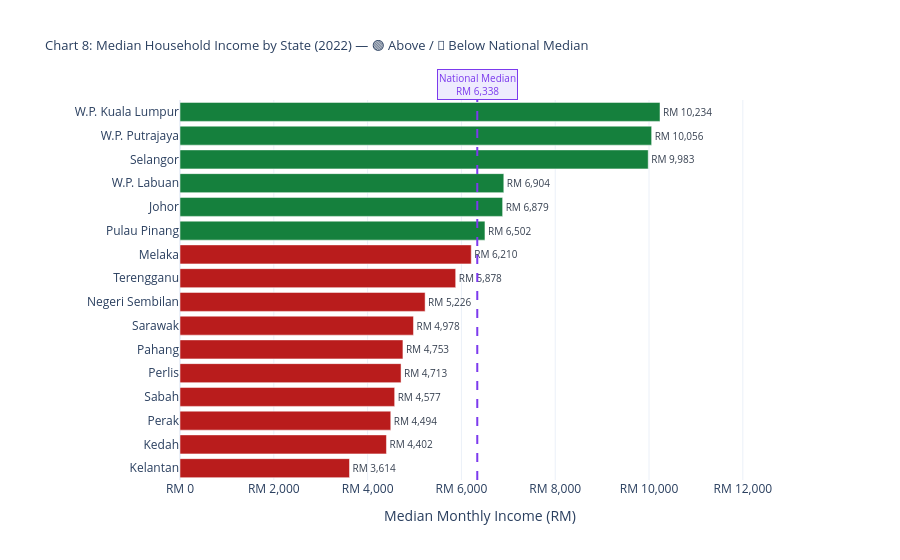

The cell this chart's notebook holds for it:
### Code cell
# ============================================================
# CELL 9 — CHART 8: Median Household Income by State (Ranked)
# Green = above national median | Red = below
# ============================================================

latest_yr    = int(hh_income_state['year'].max())
income_state = hh_income_state[
    hh_income_state['year'] == latest_yr
].dropna(subset=['income_median']).sort_values('income_median', ascending=True).copy()

# National median for the same year
nat_vals   = hh_income[hh_income['year'] == latest_yr]['income_median'].values
nat_median = nat_vals[0] if len(nat_vals) > 0 else income_state['income_median'].median()

print(f'Income by state  |  year: {latest_yr}  |  {len(income_state)} states')
print(f'National median : RM {nat_median:,.0f}')

bar_colors = ['#15803D' if v >= nat_median else '#B91C1C' for v in income_state['income_median']]
labels     = [f'RM {v:,.0f}' for v in income_state['income_median']]

fig = go.Figure(go.Bar(
    x=income_state['income_median'],
    y=income_state['state'],
    orientation='h',
    marker_color=bar_colors,
    marker_line_color='white',
    marker_line_width=0.5,
    text=labels,
    textposition='outside',
    textfont=dict(size=10, color='#374151'),
    hovertemplate='<b>%{y}</b><br>Median income: RM %{x:,.0f}/month<extra></extra>'
))

fig.add_vline(
    x=nat_median, line_dash='dash', line_color='#7C3AED', line_width=2,
    annotation=dict(
        text=f'National Median<br>RM {nat_median:,.0f}',
        font=dict(size=10, color='#7C3AED'),
        bgcolor='rgba(237,233,254,0.9)',
        bordercolor='#7C3AED', borderwidth=1
    ),
    annotation_position='top'
)

top    = income_state.iloc[-1]
bottom = income_state.iloc[0]
gap    = top['income_median'] - bottom['income_median']

fig.update_layout(
    title=f'Chart 8: Median Household Income by State ({latest_yr}) — 🟢 Above / 🔴 Below National Median',
    xaxis_title='Median Monthly Income (RM)',
    xaxis=dict(tickprefix='RM ', tickformat=',',
               range=[0, income_state['income_median'].max() * 1.25]),
    template='plotly_white', height=560, title_font_size=13,
    margin=dict(l=180, r=120)
)

fig.write_html('../outputs/chart08_income_by_state.html')
fig.show()
print(f'\n✅  Saved: outputs/chart08_income_by_state.html')
print(f'INSIGHT ({latest_yr}):')
print(f'  Richest state : {top["state"]}  — RM {top["income_median"]:,.0f}/month')
print(f'  Poorest state : {bottom["state"]}  — RM {bottom["income_median"]:,.0f}/month')
print(f'  Income gap    : RM {gap:,.0f} between richest & poorest state!')

### Figure 1 — Plotly figure (JSON) as saved in the notebook; plotly's stock layout.template omitted (floating-point values rounded to 4 significant figures)
{"data": [{"hovertemplate": "<b>%{y}</b><br>Median income: RM %{x:,.0f}/month<extra></extra>", "marker": {"color": ["#B91C1C", "#B91C1C", "#B91C1C", "#B91C1C", "#B91C1C", "#B91C1C", "#B91C1C", "#B91C1C", "#B91C1C", "#B91C1C", "#15803D", "#15803D", "#15803D", "#15803D", "#15803D", "#15803D"], "line": {"color": "white", "width": 0.5}}, "orientation": "h", "text": ["RM 3,614", "RM 4,402", "RM 4,494", "RM 4,577", "RM 4,713", "RM 4,753", "RM 4,978", "RM 5,226", "RM 5,878", "RM 6,210", "RM 6,502", "RM 6,879", "RM 6,904", "RM 9,983", "RM 10,056", "RM 10,234"], "textfont": {"color": "#374151", "size": 10}, "textposition": "outside", "type": "bar", "x": [3614.0, 4402.0, 4494.0, 4577.0, 4713.0, 4753.0, 4978.0, 5226.0, 5878.0, 6210.0, 6502.0, 6879.0, 6904.0, 9983.0, 10060.0, 10230.0], "y": ["Kelantan", "Kedah", "Perak", "Sabah", "Perlis", "Pahang", "Sarawak", "Negeri Sembilan", "Terengganu", "Melaka", "Pulau Pinang", "Johor", "W.P. Labuan", "Selangor", "W.P. Putrajaya", "W.P. Kuala Lumpur"]}], "layout": {"annotations": [{"bgcolor": "rgba(237,233,254,0.9)", "bordercolor": "#7C3AED", "borderwidth": 1, "font": {"color": "#7C3AED", "size": 10}, "showarrow": false, "text": "National Median<br>RM 6,338", "x": 6338, "xanchor": "center", "xref": "x", "y": 1, "yanchor": "bottom", "yref": "y domain"}], "height": 560, "margin": {"l": 180, "r": 120}, "shapes": [{"line": {"color": "#7C3AED", "dash": "dash", "width": 2}, "type": "line", "x0": 6338, "x1": 6338, "xref": "x", "y0": 0, "y1": 1, "yref": "y domain"}], "title": {"font": {"size": 13}, "text": "Chart 8: Median Household Income by State (2022) — 🟢 Above / 🔴 Below National Median"}, "xaxis": {"range": [0, 12790.0], "tickformat": ",", "tickprefix": "RM ", "title": {"text": "Median Monthly Income (RM)"}}}}
